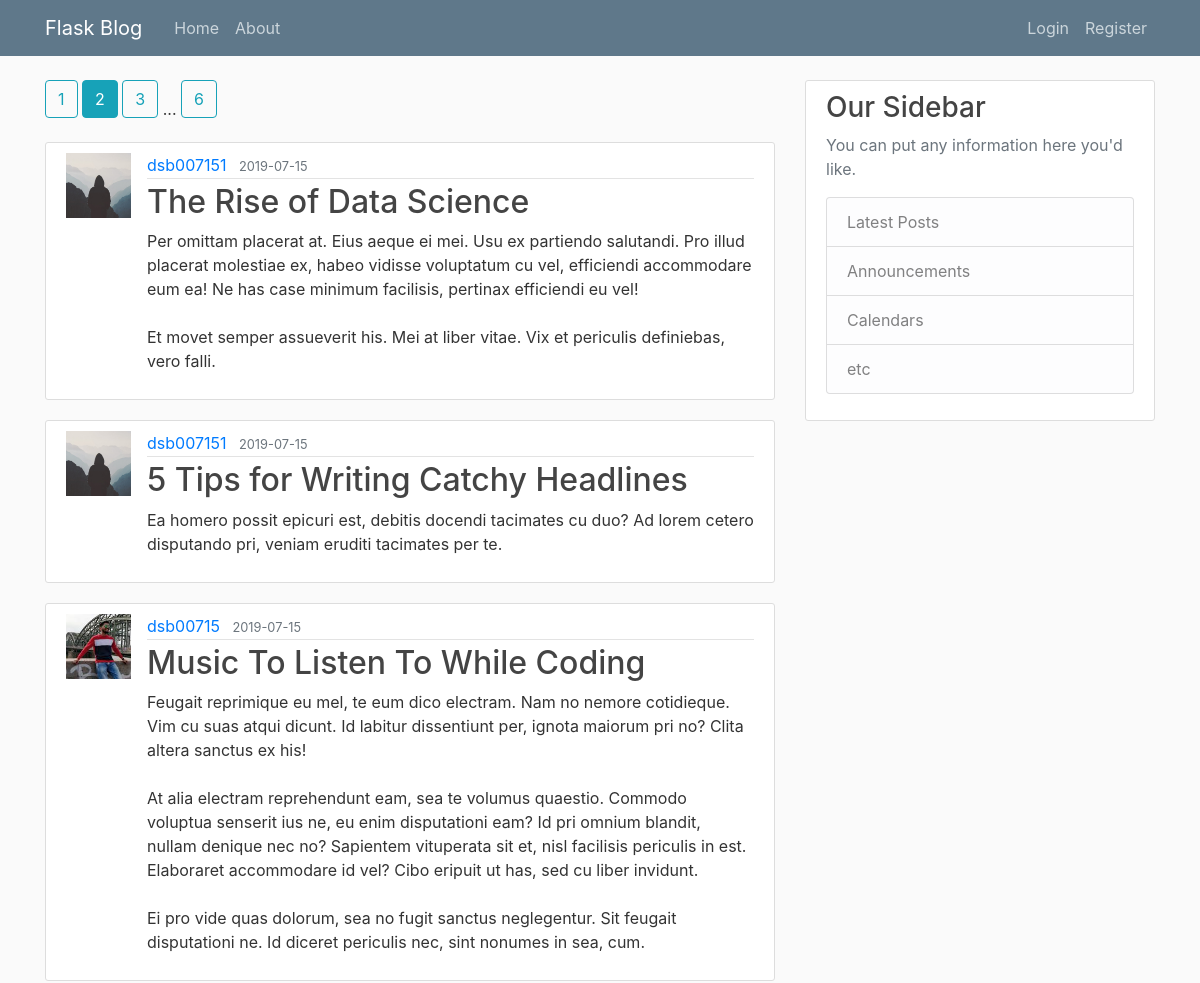
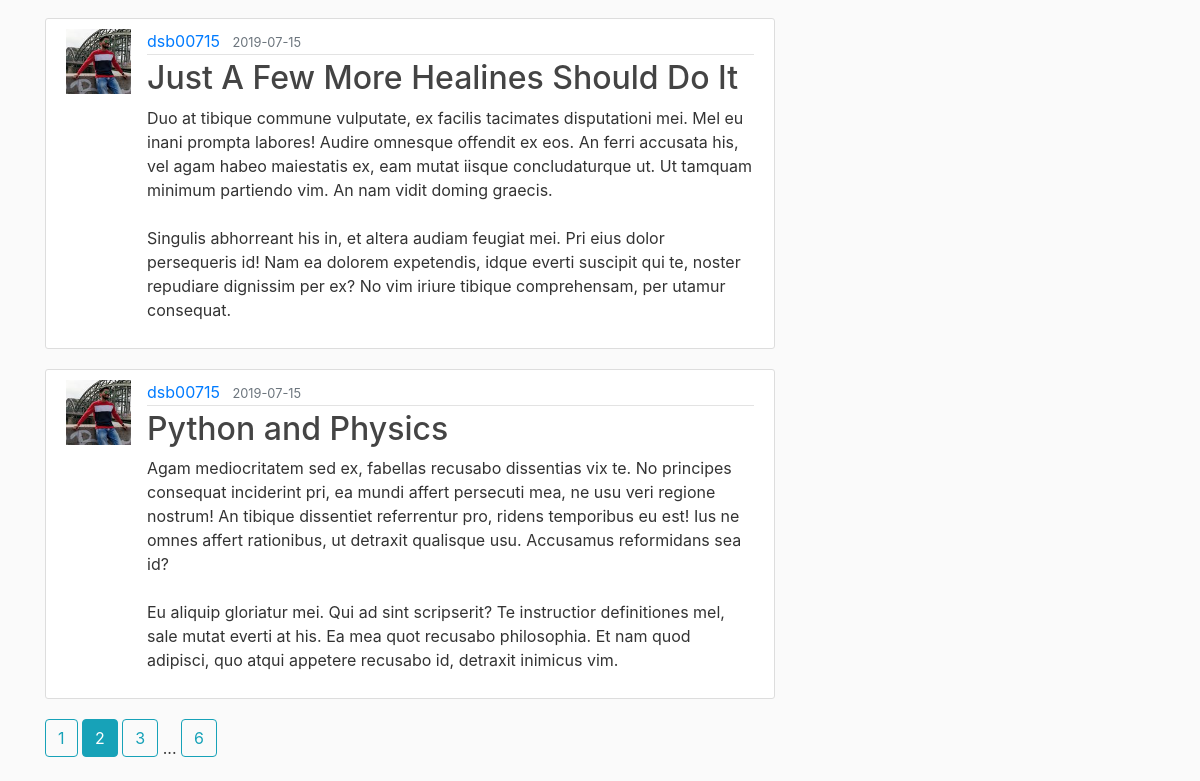
The page /home?page=2 on the database its author committed (2 pictures, top to bottom).
### app/models.py (models this page shows, shortened)
class Post(_db.Model):
    id = _db.Column(_db.Integer, primary_key=True)
    title = _db.Column(_db.String(100), nullable=False)
    date_posted = _db.Column(_db.DateTime, nullable=False, default=datetime.utcnow)
    content = _db.Column(_db.Text, nullable=False)
    user_id = _db.Column(_db.Integer, _db.ForeignKey('user.id'), nullable=False)

class User(_db.Model, UserMixin):
    id = _db.Column(_db.Integer, primary_key=True)
    username = _db.Column(_db.String(20), unique=True, nullable=False)
    email = _db.Column(_db.String(120), unique=True, nullable=False)
    image_file = _db.Column(_db.String(20), default='default.jpg')
    password = _db.Column(_db.String(60), nullable=False)
    posts = _db.relationship('Post', backref='author', lazy=True)

### app/main/routes.py (the view)
@main.route('/')
@main.route('/home')
def home_page():
    page = request.args.get('page', 1, type=int)
    posts = Post.query.order_by(Post.date_posted.desc()).paginate(page=page, per_page=5)
    return render_template('home.html', posts=posts)

### app/templates/home.html
<!DOCTYPE html>
{% extends "layout.html" %}
{% block content %}
    {% include "pagination.html" %}
    {% for post in posts.items %}
        <article class="media content-section">
            <img class="rounder-circle article-img"
                 src="{{ url_for('static', filename='profile_pics/' + post.author.image_file) }}" alt="">
            <div class="media-body">
                <div class="article-metadata">
                    <a class="mr-2" href="{{ url_for('users.user_post', username=post.author.username) }}">{{ post.author.username }}</a>
                    <small class="text-muted">{{ post.date_posted.strftime('%Y-%m-%d') }}</small>
                </div>
                <h2><a class="article-title" href="{{ url_for('posts.post', post_id=post.id) }}">{{ post.title }}</a></h2>
                <p class="article-content">{{ post.content }}</p>
            </div>
        </article>
    {% endfor %}
    {% include "pagination.html" %}
{% endblock content %}

### app/static/main.css (style rules this page uses)
body { background: #fafafa; color: #333333; margin-top: 5rem; }
h1, h2, h3, h4, h5, h6 { color: #444444; }
.content-section { background: #ffffff; padding: 10px 20px; border: 1px solid #dddddd; border-radius: 3px; margin-bottom: 20px; }
.article-title { color: #444444; }
.article-content { white-space: pre-line; }
.article-img { height: 65px; width: 65px; margin-right: 16px; }
.article-metadata { padding-bottom: 1px; margin-bottom: 4px; border-bottom: 1px solid #e3e3e3 }

### rows shown on the page
Post: image_file (placeholder picture), author.username "dsb007151", date_posted "2019-07-15", title "The Rise of Data Science", content "Per omittam placerat at. Eius aeque ei mei. Usu ex partiendo salutandi. Pro illud placerat molestiae ex, habeo vidisse voluptatum cu vel, efficiendi accommodare eum ea! Ne has case minimum facilisis, pertinax efficiendi eu vel! Et movet semper assueverit his. Mei at liber vitae. Vix et periculis definiebas, vero falli."
Post: image_file (placeholder picture), author.username "dsb007151", date_posted "2019-07-15", title "5 Tips for Writing Catchy Headlines", content "Ea homero possit epicuri est, debitis docendi tacimates cu duo? Ad lorem cetero disputando pri, veniam eruditi tacimates per te."
Post: image_file (picture), author.username "dsb00715", date_posted "2019-07-15", title "Music To Listen To While Coding", content "Feugait reprimique eu mel, te eum dico electram. Nam no nemore cotidieque. Vim cu suas atqui dicunt. Id labitur dissentiunt per, ignota maiorum pri no? Clita altera sanctus ex his! At alia electram reprehendunt eam, sea te volumus quaestio. Commodo voluptua senserit ius ne, eu enim disputationi eam? Id pri omnium blandit, nullam denique nec no? Sapientem vituperata sit et, nisl facilisis periculis in est. Elaboraret accommodare id vel? Cibo eripuit ut has, sed cu liber invidunt. Ei pro vide quas dolorum, sea no fugit sanctus neglegentur. Sit feugait disputationi ne. Id diceret periculis nec, sint nonumes in sea, cum."
Post: image_file (picture), author.username "dsb00715", date_posted "2019-07-15", title "Just A Few More Healines Should Do It", content "Duo at tibique commune vulputate, ex facilis tacimates disputationi mei. Mel eu inani prompta labores! Audire omnesque offendit ex eos. An ferri accusata his, vel agam habeo maiestatis ex, eam mutat iisque concludaturque ut. Ut tamquam minimum partiendo vim. An nam vidit doming graecis. Singulis abhorreant his in, et altera audiam feugiat mei. Pri eius dolor persequeris id! Nam ea dolorem expetendis, idque everti suscipit qui te, noster repudiare dignissim per ex? No vim iriure tibique comprehensam, per utamur consequat."
Post: image_file (picture), author.username "dsb00715", date_posted "2019-07-15", title "Python and Physics", content "Agam mediocritatem sed ex, fabellas recusabo dissentias vix te. No principes consequat inciderint pri, ea mundi affert persecuti mea, ne usu veri regione nostrum! An tibique dissentiet referrentur pro, ridens temporibus eu est! Ius ne omnes affert rationibus, ut detraxit qualisque usu. Accusamus reformidans sea id? Eu aliquip gloriatur mei. Qui ad sint scripserit? Te instructior definitiones mel, sale mutat everti at his. Ea mea quot recusabo philosophia. Et nam quod adipisci, quo atqui appetere recusabo id, detraxit inimicus vim."

### other values the page prints
{{ page_num }} "1" "3" "6" "1" "3" "6"
{{ page_num }} "2" "2"
